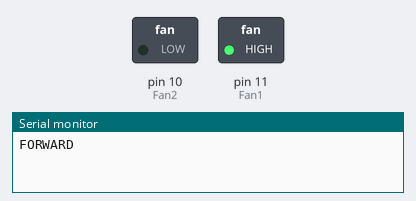
A sketch run on a simulated Arduino Uno, built with avr-gcc and run on an emulated ATmega328P. Shown: switched loads named in the sketch (green lamp = pin HIGH), the last lines printed to the serial monitor.

Above: at 5.1 s.
At 12.6 s:
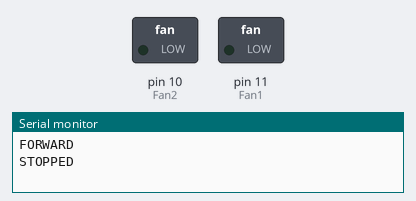
At 20.1 s:
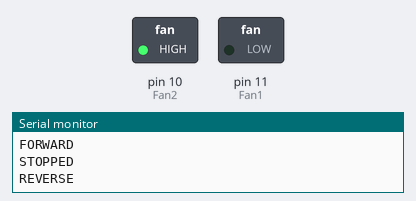
Timing chart, 0 to 32.6 s (numbered marks = the images above):
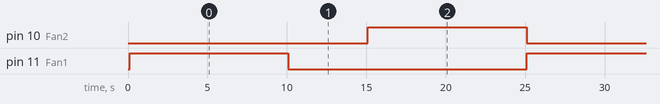

The sketch:

fans.ino
```cpp
int Fan1 = 11;
int Fan2 = 10;

void setup() {
  pinMode(Fan1, OUTPUT);
pinMode(Fan2, OUTPUT);// put your setup code here, to run once:
  Serial.begin(9600);
delay(100);
}

void loop() {
  digitalWrite(Fan1,HIGH);// put your main code here, to run repeatedly:
  digitalWrite(Fan2,LOW);
  Serial.println("FORWARD");
  delay(10000);
  digitalWrite(Fan1,LOW);// put your main code here, to run repeatedly:
     Serial.println("STOPPED");

   delay(5000);

  digitalWrite(Fan2,HIGH);
  digitalWrite(Fan1,LOW);// put your main code here, to run repeatedly:
    Serial.println("REVERSE");

  delay(10000);

}
```

Measured:
- by itself, pin 10 (Fan2), pin 11 (Fan1): alternates HIGH for 10.0 s and LOW for 15.0 s
- by itself, everything shown: repeats every 25.0 s, in 3 steps
